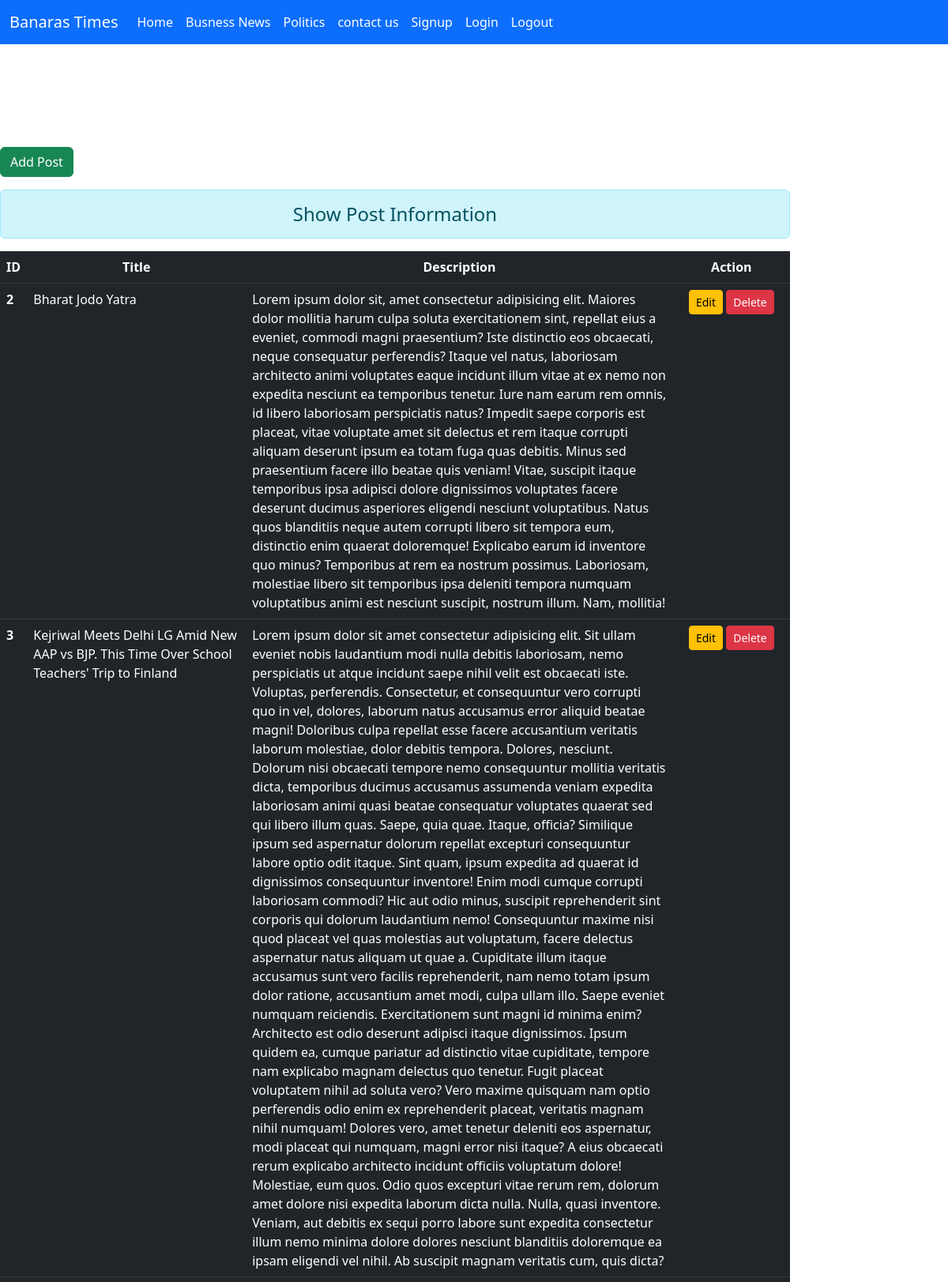
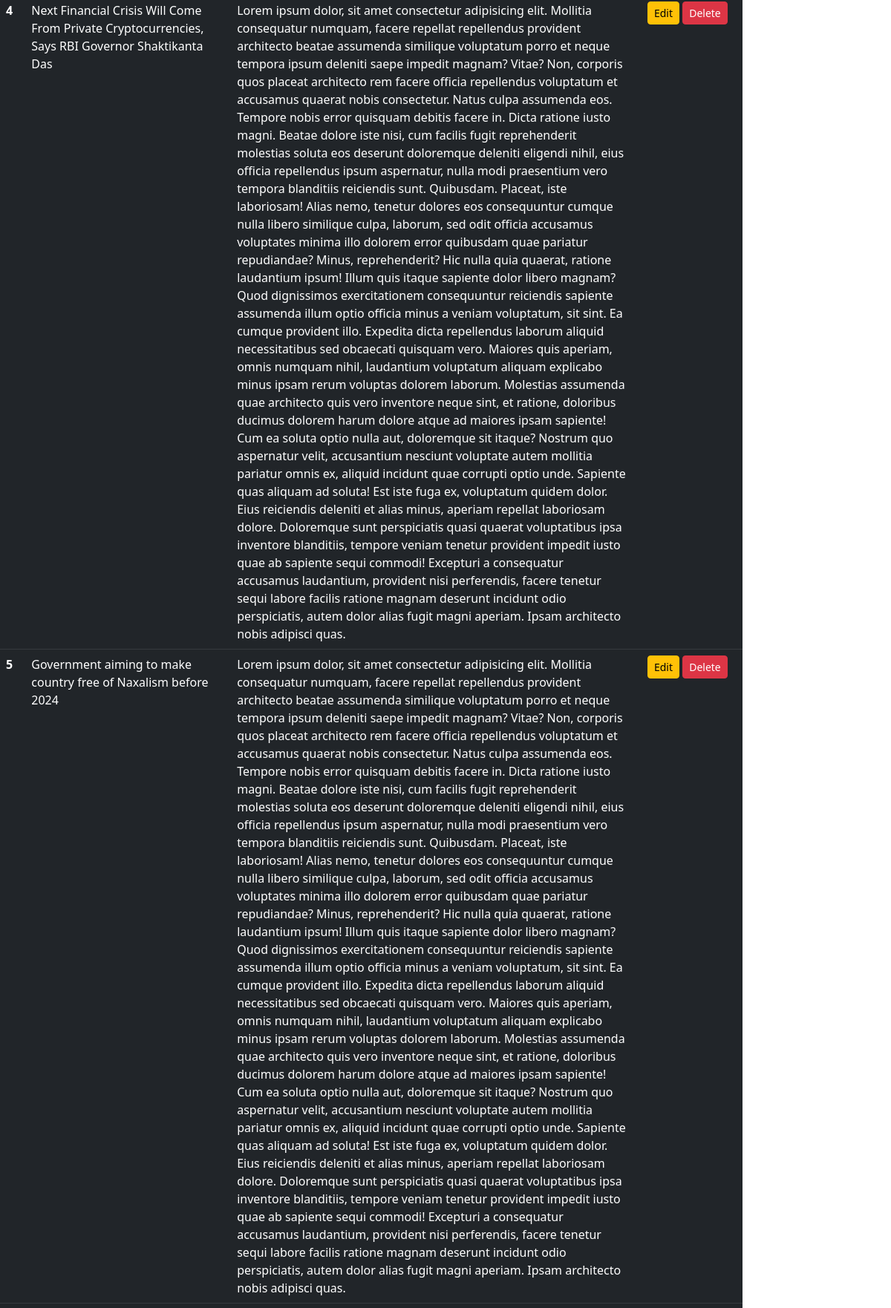
Screenshot of /accounts/politics_edit/ (signed in, upper part) with the database file from the repository (2 pictures, top to bottom).
### myapp/models.py (models this page shows)
class Commoninformation(models.Model):
    title=models.CharField(max_length=200,unique=True)
    slug=models.SlugField(max_length=200,unique=True)
    content=models.TextField()
    image=models.ImageField(upload_to='myimage')
    date=models.DateField()
    class Meta:
        abstract=True

class Politics(Commoninformation):
    author=models.ForeignKey(User,on_delete=models.CASCADE,related_name='Politics_blog')

### myapp/views.py (the view)
# urls.py: path('politics_edit/',views.Politics_edit,name='politics_edit'),
@login_required()
def Politics_edit(request):
    form=Politics.objects.all()
    return render(request,'author/politicsEdit.html',{'form':form})

### myapp/templates/author/politicsEdit.html
{% extends 'myapp/base.html' %}
{% load static %}
{% block x1 %}
<div class="col-sm-10">
 <h3 class="text-white my-5">Politics Page</h3>
 <a href="{% url 'politics' %}" class="btn btn-success">Add Post</a>
 <h4 class="text-center alert alert-info mt-3">Show Post Information</h4>
  {% if form %}
   <table class="table table-hover table-dark">
     <thead>
       <tr class="text-center">
         <th scope="col" style="width:2%">ID</th>
         <th scope="col" style="width:28%">Title</th>
         <th scope="col" style="width:55%">Description</th>
         <th scope="col" style="width:15%">Action</th>
       </tr>
     </thead>
     <tbody>
      {% for post in form %}
       <tr>
         <th scope="row">{{post.id}}</th>
         <td>{{post.title}}</td>
         <td>{{post.content}}</td>
         <td class="text-center">
          <a href="{% url 'updatepolitics' post.id %}" class="btn btn-warning btn-sm">Edit</a>
          <form action="{% url 'deletepolitics' post.id %}" method="post" class="d-inline"> {% csrf_token %}
          <input type="submit" class="btn btn-danger btn-sm" value="Delete">
         </form>
         </td>
       </tr>
      {% endfor %}
     </tbody>
   </table>
  {% else %}
   <h4 class="text-center alert alert-warning">No Records</h4>
  {% endif %}
</div>
{% endblock x1 %}

### rows the page displays
Politics: id "2", title "Bharat Jodo Yatra", content "Lorem ipsum dolor sit, amet consectetur adipisicing elit. Maiores dolor mollitia harum culpa soluta exercitationem sint, repellat eius a eveniet, commodi magni praesentium? Iste distinctio eos obcaecati, neque consequatur perferendis? Itaque vel natus, laboriosam architecto animi voluptates eaque incidunt illum vitae at ex nemo non expedita nesciunt ea temporibus tenetur. Iure nam earum rem omnis, id libero laboriosam perspiciatis natus? Impedit saepe corporis est placeat, vitae voluptate amet sit delectus et rem itaque corrupti aliquam deserunt ipsum ea totam fuga quas debitis. Minus sed praesentium facere illo beatae quis veniam! Vitae, suscipit itaque temporibus ipsa adipisci dolore…"
Politics: id "3", title "Kejriwal Meets Delhi LG Amid New AAP vs BJP. This Time Over School Teachers' Trip to Finland", content "Lorem ipsum dolor sit amet consectetur adipisicing elit. Sit ullam eveniet nobis laudantium modi nulla debitis laboriosam, nemo perspiciatis ut atque incidunt saepe nihil velit est obcaecati iste. Voluptas, perferendis. Consectetur, et consequuntur vero corrupti quo in vel, dolores, laborum natus accusamus error aliquid beatae magni! Doloribus culpa repellat esse facere accusantium veritatis laborum molestiae, dolor debitis tempora. Dolores, nesciunt. Dolorum nisi obcaecati tempore nemo consequuntur mollitia veritatis dicta, temporibus ducimus accusamus assumenda veniam expedita laboriosam animi quasi beatae consequatur voluptates quaerat sed qui libero illum quas. Saepe, quia quae. Itaque,…"
Politics: id "4", title "Next Financial Crisis Will Come From Private Cryptocurrencies, Says RBI Governor Shaktikanta Das", content "Lorem ipsum dolor, sit amet consectetur adipisicing elit. Mollitia consequatur numquam, facere repellat repellendus provident architecto beatae assumenda similique voluptatum porro et neque tempora ipsum deleniti saepe impedit magnam? Vitae? Non, corporis quos placeat architecto rem facere officia repellendus voluptatum et accusamus quaerat nobis consectetur. Natus culpa assumenda eos. Tempore nobis error quisquam debitis facere in. Dicta ratione iusto magni. Beatae dolore iste nisi, cum facilis fugit reprehenderit molestias soluta eos deserunt doloremque deleniti eligendi nihil, eius officia repellendus ipsum aspernatur, nulla modi praesentium vero tempora blanditiis reiciendis sunt.…"
Politics: id "5", title "Government aiming to make country free of Naxalism before 2024", content "Lorem ipsum dolor, sit amet consectetur adipisicing elit. Mollitia consequatur numquam, facere repellat repellendus provident architecto beatae assumenda similique voluptatum porro et neque tempora ipsum deleniti saepe impedit magnam? Vitae? Non, corporis quos placeat architecto rem facere officia repellendus voluptatum et accusamus quaerat nobis consectetur. Natus culpa assumenda eos. Tempore nobis error quisquam debitis facere in. Dicta ratione iusto magni. Beatae dolore iste nisi, cum facilis fugit reprehenderit molestias soluta eos deserunt doloremque deleniti eligendi nihil, eius officia repellendus ipsum aspernatur, nulla modi praesentium vero tempora blanditiis reiciendis sunt.…"
